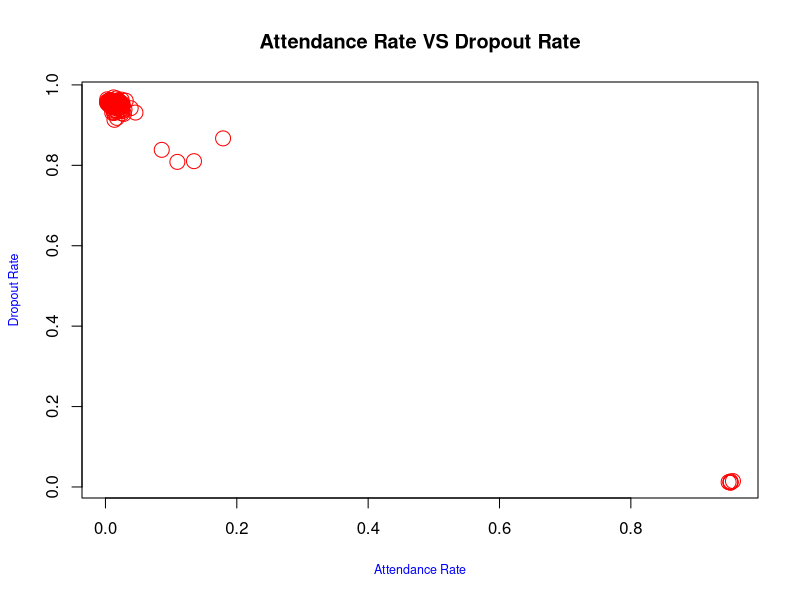
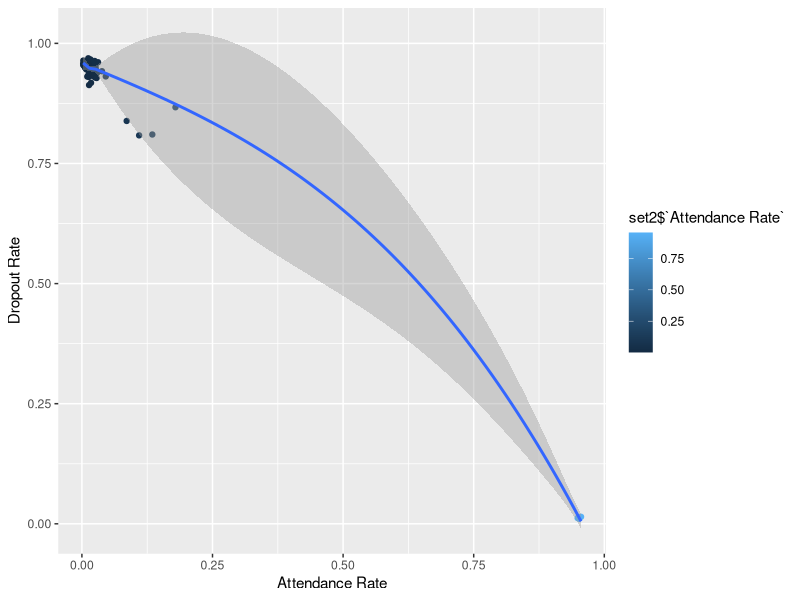
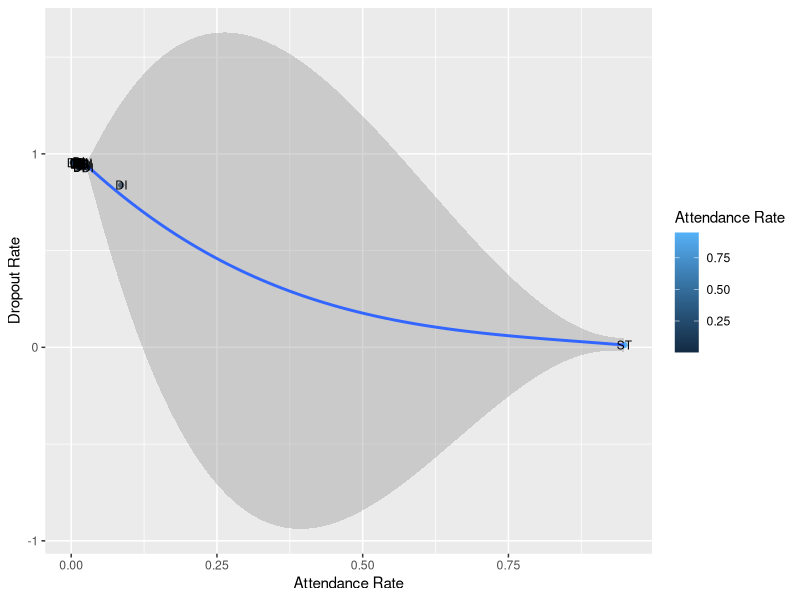
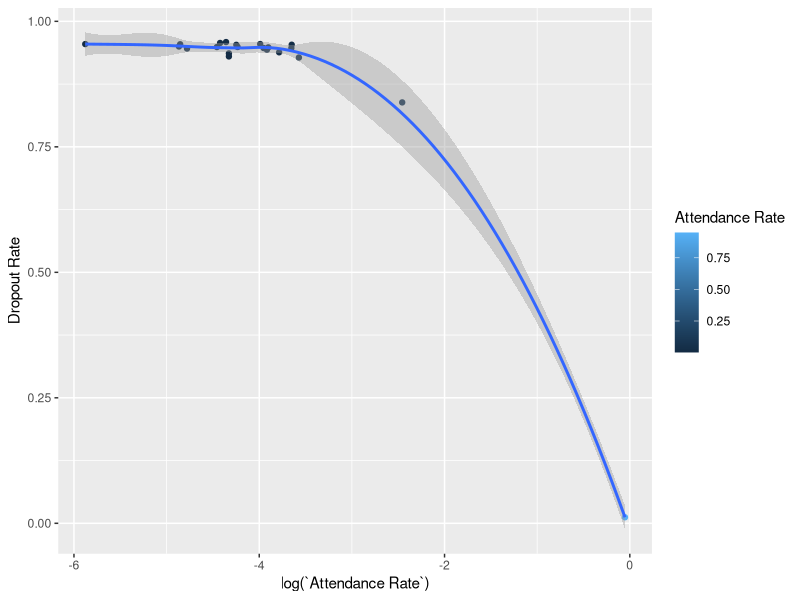

Recreate these plots in R, in order.
## ---- chunk 1
library(readxl)	

library(ggrepel)

library(ggplot2)
## ---- chunk 2
setwd("C:/users/Ramya/Documents")
set2 <- readxl::read_xlsx("Set 2.xlsx")
set2 <- set2[set2$`Attendance Rate` > -1,]
## ---- chunk 3
plot(set2$`Attendance Rate`,set2$`Dropout Rate`, main = "Attendance Rate VS Dropout Rate",xlab = "Attendance Rate",ylab = "Dropout Rate",col.lab="blue",cex.lab=0.75,cex=2,col="red")
## ---- chunk 4
p1 <- ggplot(set2, aes(x = `Attendance Rate`, y = `Dropout Rate`))
p1 + geom_point(aes(color = set2$`Attendance Rate`)) +  geom_smooth()
## ---- chunk 5
yr20152016 <- set2[set2$`School Year`== 20152016, ]
p1 <-  ggplot(yr20152016, aes(x = `Attendance Rate`, y = `Dropout Rate`, main ="Year 2015-2016"))
p1 + geom_point(aes(color = `Attendance Rate`)) +  geom_smooth() + geom_text(aes(label=Type),size=3)
## ---- chunk 6
p1 <-  ggplot(yr20152016, aes(x = log(`Attendance Rate`), y = `Dropout Rate`))
p1 + geom_point(aes(color = `Attendance Rate`)) +  geom_smooth()
